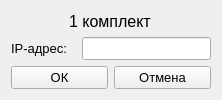
<?xml version="1.0" encoding="UTF-8"?>
<ui version="4.0">
 <class>Form</class>
 <widget class="QWidget" name="Form">
  <property name="geometry">
   <rect>
    <x>0</x>
    <y>0</y>
    <width>222</width>
    <height>100</height>
   </rect>
  </property>
  <property name="minimumSize">
   <size>
    <width>222</width>
    <height>100</height>
   </size>
  </property>
  <property name="maximumSize">
   <size>
    <width>222</width>
    <height>100</height>
   </size>
  </property>
  <property name="font">
   <font>
    <pointsize>10</pointsize>
   </font>
  </property>
  <property name="windowTitle">
   <string>IP-адрес</string>
  </property>
  <property name="windowIcon">
   <iconset resource="resources.qrc">
    <normaloff>:/icons/icons/Settings.ico</normaloff>:/icons/icons/Settings.ico</iconset>
  </property>
  <layout class="QGridLayout" name="gridLayout_2">
   <item row="1" column="0" colspan="2">
    <layout class="QGridLayout" name="gridLayout">
     <item row="0" column="1" colspan="2">
      <widget class="QLineEdit" name="lineEdit_ip">
       <property name="text">
        <string/>
       </property>
      </widget>
     </item>
     <item row="0" column="0">
      <widget class="QLabel" name="label">
       <property name="text">
        <string>IP-адрес:</string>
       </property>
      </widget>
     </item>
    </layout>
   </item>
   <item row="2" column="1">
    <widget class="QPushButton" name="pushButton_cancel">
     <property name="font">
      <font>
       <pointsize>10</pointsize>
      </font>
     </property>
     <property name="text">
      <string>Отмена</string>
     </property>
    </widget>
   </item>
   <item row="2" column="0">
    <widget class="QPushButton" name="pushButton_OK">
     <property name="font">
      <font>
       <pointsize>10</pointsize>
      </font>
     </property>
     <property name="text">
      <string>ОК</string>
     </property>
    </widget>
   </item>
   <item row="0" column="0" colspan="2" alignment="Qt::AlignHCenter">
    <widget class="QLabel" name="label_set">
     <property name="font">
      <font>
       <pointsize>12</pointsize>
      </font>
     </property>
     <property name="text">
      <string>1 комплект</string>
     </property>
    </widget>
   </item>
  </layout>
 </widget>
 <resources>
  <include location="resources.qrc"/>
 </resources>
 <connections>
  <connection>
   <sender>pushButton_cancel</sender>
   <signal>clicked()</signal>
   <receiver>Form</receiver>
   <slot>close()</slot>
   <hints>
    <hint type="sourcelabel">
     <x>188</x>
     <y>75</y>
    </hint>
    <hint type="destinationlabel">
     <x>211</x>
     <y>-17</y>
    </hint>
   </hints>
  </connection>
 </connections>
</ui>
